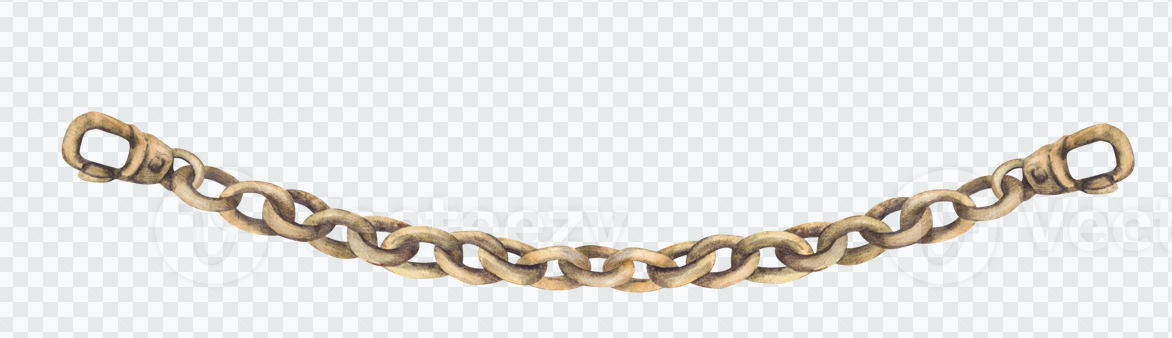
#> input picture frontend/build/brand/chain.png, 1172 x 338 px, found by its file name
$ python extract_chain.py
#> lines starting #> are read from the running program, lines starting #| are printed output that depends on the picture; after the words box and inside, x2 and y2 are one past the last pixel; in counts of white or black regions, pixels touching at a corner belong together
#> in main, src is the input picture: PIL image 1172x338 RGB; mean R, G, B 230.6, 230.1, 227.5
#| Source chain.png: (1172, 338)
"""Extract transparent chain PNG from chain.png (checkerboard + watermark cleanup)."""
from __future__ import annotations

from collections import deque
from pathlib import Path

import numpy as np
from PIL import Image, ImageFilter

ROOT = Path(__file__).resolve().parents[1]
SRC = ROOT / "frontend/public/brand/chain.png"
OUT_DIR = ROOT / "frontend/public/brand/system"
OUT_DIR.mkdir(parents=True, exist_ok=True)


def is_bg(r: int, g: int, b: int, threshold: int = 200) -> bool:
    lum = (r + g + b) / 3
    spread = max(abs(r - g), abs(g - b), abs(r - b))
    if lum <= 42 and spread <= 24:
        return True
    if lum >= threshold and spread <= 28:
        return True
    if 185 <= lum <= 255 and spread <= 16:
        return True
    return False


def is_watermark(r: int, g: int, b: int) -> bool:
    lum = (r + g + b) / 3
    spread = max(abs(r - g), abs(g - b), abs(r - b))
    return 160 <= lum <= 240 and spread <= 18


def flood_bg(img: Image.Image) -> Image.Image:
    arr = np.array(img.convert("RGBA"), dtype=np.uint8)
    h, w = arr.shape[:2]
#> h = 338; w = 1172
    visited = np.zeros((h, w), dtype=bool)
    q: deque[tuple[int, int]] = deque()

    for x in range(w):
        q.append((x, 0))
        q.append((x, h - 1))
    for y in range(h):
        q.append((0, y))
        q.append((w - 1, y))

    while q:
        x, y = q.popleft()
        if x < 0 or y < 0 or x >= w or y >= h or visited[y, x]:
            continue
        visited[y, x] = True
        r, g, b, a = (int(arr[y, x, 0]), int(arr[y, x, 1]), int(arr[y, x, 2]), int(arr[y, x, 3]))
        if a == 0:
            continue
        if is_bg(r, g, b) or is_watermark(r, g, b):
            arr[y, x, 3] = 0
            q.extend([(x + 1, y), (x - 1, y), (x, y + 1), (x, y - 1)])
#> this loop made 1375308 passes
#> (r, g, b) on passes 1 to 3: (230, 233, 234), (247, 249, 250), (230, 233, 234)
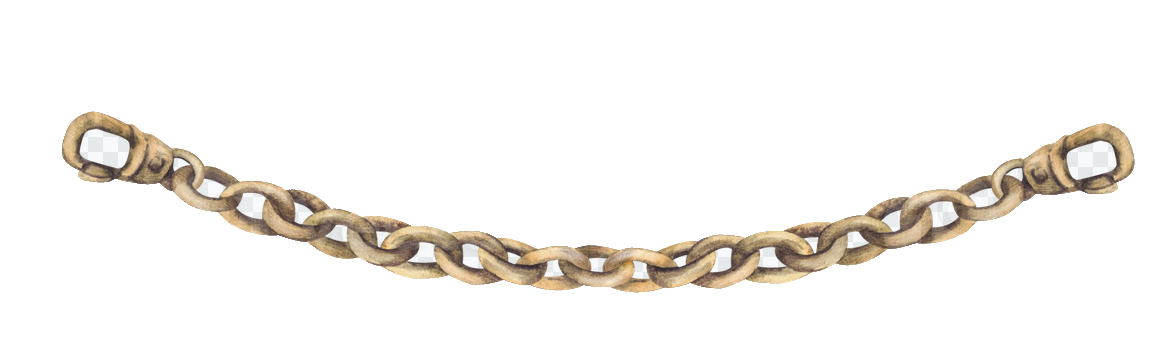
#> arr: shape (338, 1172, 4); mean R, G, B, A 230.6, 230.1, 227.5, 34.2; transparent parts drawn white
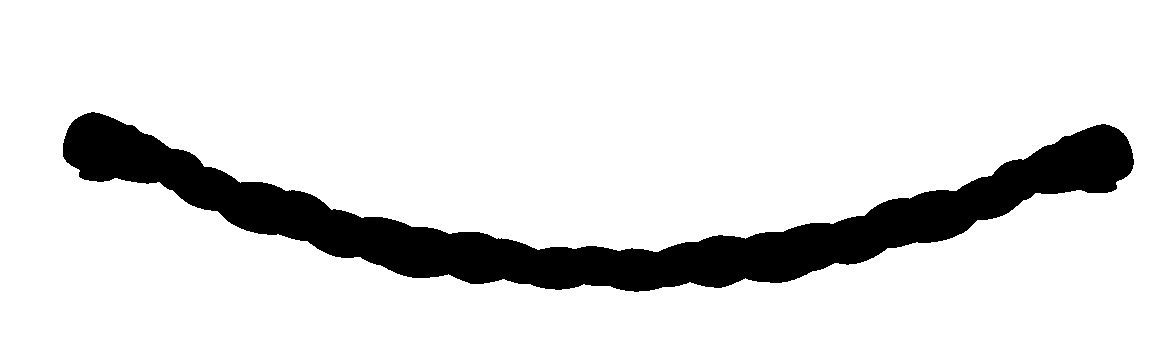
#> visited: shape (338, 1172) bool; 87.2% white; 1 black region, box (x1, y1, x2, y2) and area: (63, 112, 1134, 292) 50850

    # keep gold/bronze chain pixels; drop remaining flat grays inside bbox
    lum = (arr[:, :, 0].astype(np.int16) + arr[:, :, 1].astype(np.int16) + arr[:, :, 2].astype(np.int16)) / 3
    spread = np.maximum.reduce(
        [
            np.abs(arr[:, :, 0].astype(np.int16) - arr[:, :, 1].astype(np.int16)),
            np.abs(arr[:, :, 1].astype(np.int16) - arr[:, :, 2].astype(np.int16)),
            np.abs(arr[:, :, 0].astype(np.int16) - arr[:, :, 2].astype(np.int16)),
        ]
    )
    flat = (arr[:, :, 3] > 0) & (lum >= 145) & (spread <= 22)
#> flat: shape (338, 1172) bool; 2.2% white; 84 white regions (61 under 20 px), largest, box (x1, y1, x2, y2) and area: (80, 129, 130, 169) 1461, (1066, 141, 1117, 180) 1459, (929, 201, 959, 228) 560
    arr[flat, 3] = 0
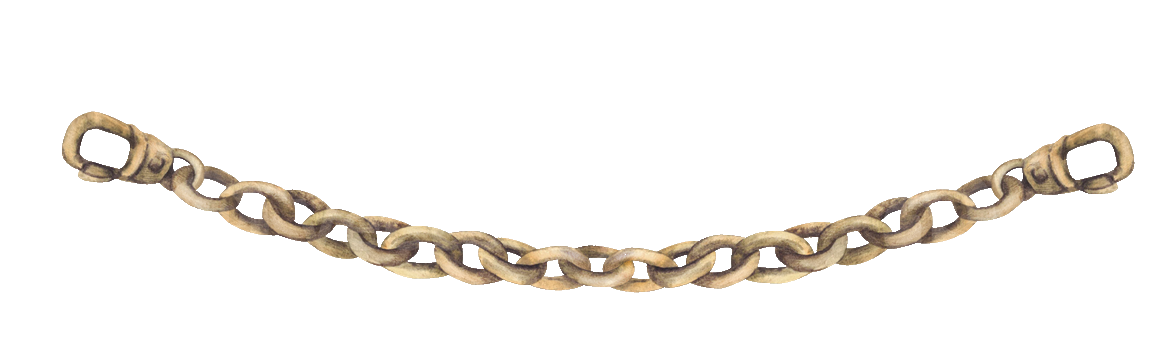
#> arr: shape (338, 1172, 4); 2.2% of pixels changed, all inside (x1, y1, x2, y2) = (62, 129, 1135, 288); transparent parts drawn white
    dark = (arr[:, :, 3] > 0) & (lum <= 48) & (spread <= 20)
#> dark: shape (338, 1172) bool; 0.01% white in thin lines or dots, all inside (x1, y1, x2, y2) = (168, 171, 1029, 270)
    arr[dark, 3] = 0
#> arr: shape (338, 1172, 4); 0.01% of pixels changed, all inside (x1, y1, x2, y2) = (168, 171, 1029, 270)

    arr[arr[:, :, 3] < 24, 3] = 0
    out = Image.fromarray(arr, "RGBA")
    alpha = out.split()[3].filter(ImageFilter.GaussianBlur(radius=0.4))
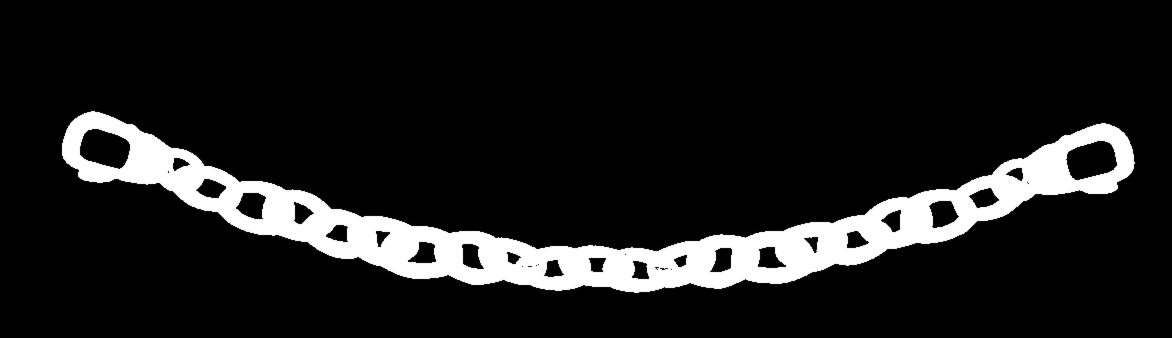
#> alpha: PIL image 1172x338 L; min 0, max 255, mean 28.5
    out.putalpha(alpha)
    return out


def trim_alpha(img: Image.Image, pad: int = 4) -> Image.Image:
#> called with pad = 4
    arr = np.array(img)
    ys, xs = np.where(arr[:, :, 3] > 32)
    if len(xs) == 0:
        return img
    x0, x1 = xs.min(), xs.max()
    y0, y1 = ys.min(), ys.max()
    return img.crop((max(0, x0 - pad), max(0, y0 - pad), min(img.width, x1 + pad + 1), min(img.height, y1 + pad + 1)))
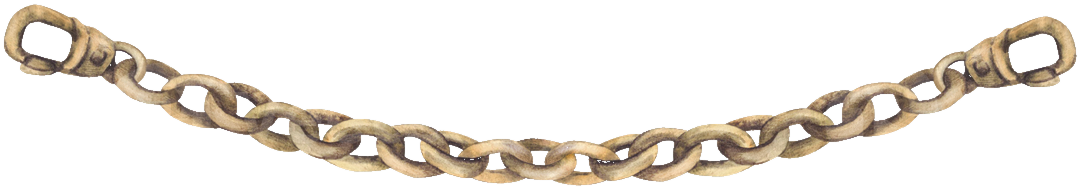
#> returned value: PIL image 1081x190 RGBA; mean R, G, B, A 223.1, 219.8, 214, 55; transparent parts drawn white


def main() -> None:
    src = Image.open(SRC)
    print(f"Source {SRC.name}: {src.size}")

    clean = trim_alpha(flood_bg(src))
    full_path = OUT_DIR / "chain-link.png"
    clean.save(full_path, optimize=True)
    print(f"  chain-link.png  {clean.size}")
#|   chain-link.png  (1081, 190)

    # shorter segment (middle links) for tight gaps
    w, h = clean.size
    segment = clean.crop((int(w * 0.18), 0, int(w * 0.82), h))
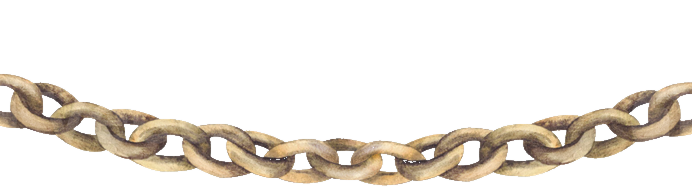
#> segment: PIL image 692x190 RGBA; mean R, G, B, A 223.3, 219.9, 214, 55.9; transparent parts drawn white
    segment = trim_alpha(segment, pad=2)
#> call 2 of trim_alpha, with pad = 2
#> in trim_alpha (call 2), `return img.crop((max(0, x0 - pad), max(0, y0 - pad), min(img.width, x1..`:
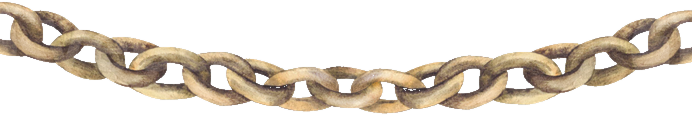
#> returned value: PIL image 692x116 RGBA; mean R, G, B, A 213.6, 206.5, 196.1, 91.6; transparent parts drawn white
    seg_path = OUT_DIR / "chain-segment.png"
    segment.save(seg_path, optimize=True)
    print(f"  chain-segment.png  {segment.size}")
#|   chain-segment.png  (692, 116)
    print("Done.")


if __name__ == "__main__":
    main()
